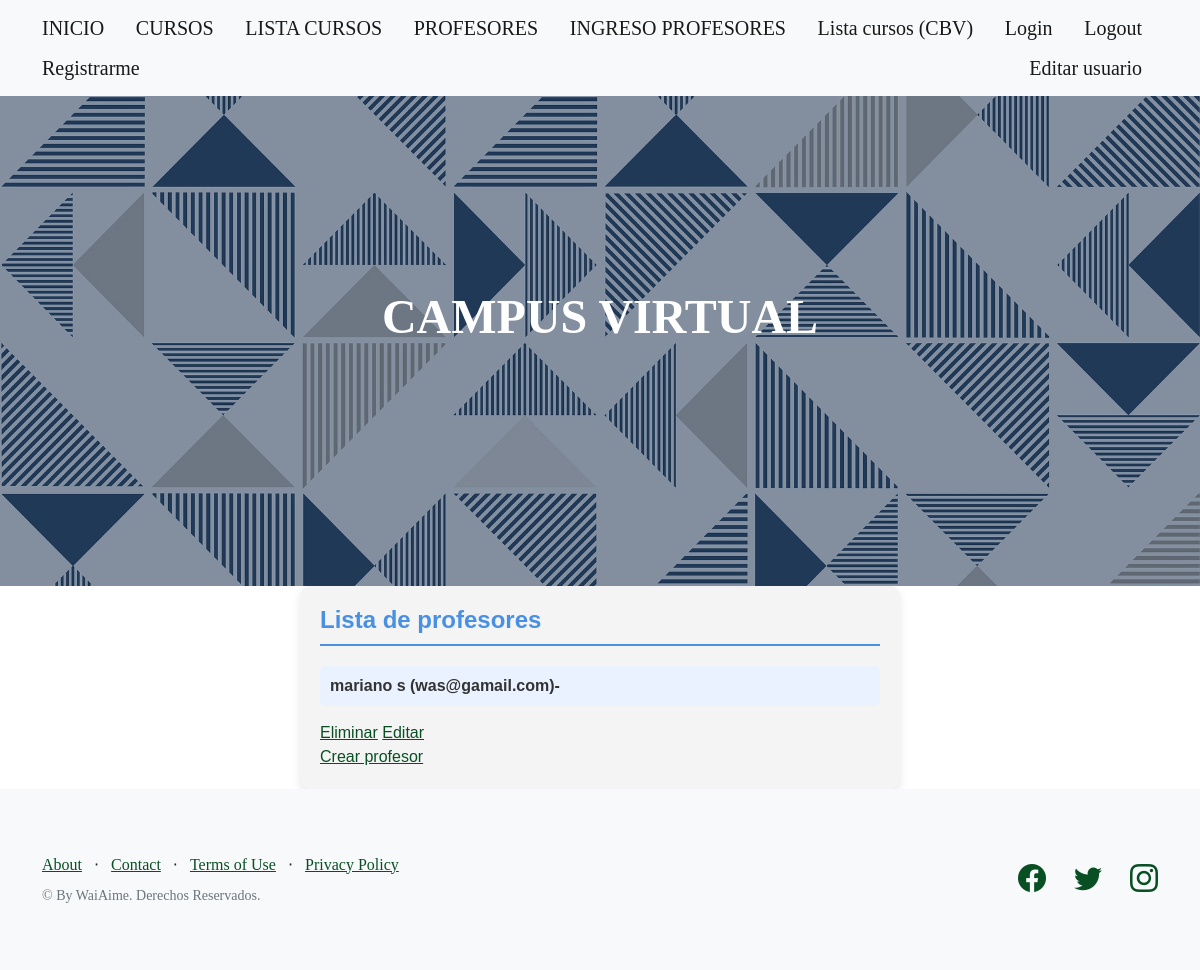
/AppCoder/profesores-lista/, run on an earlier commit of the app's database.
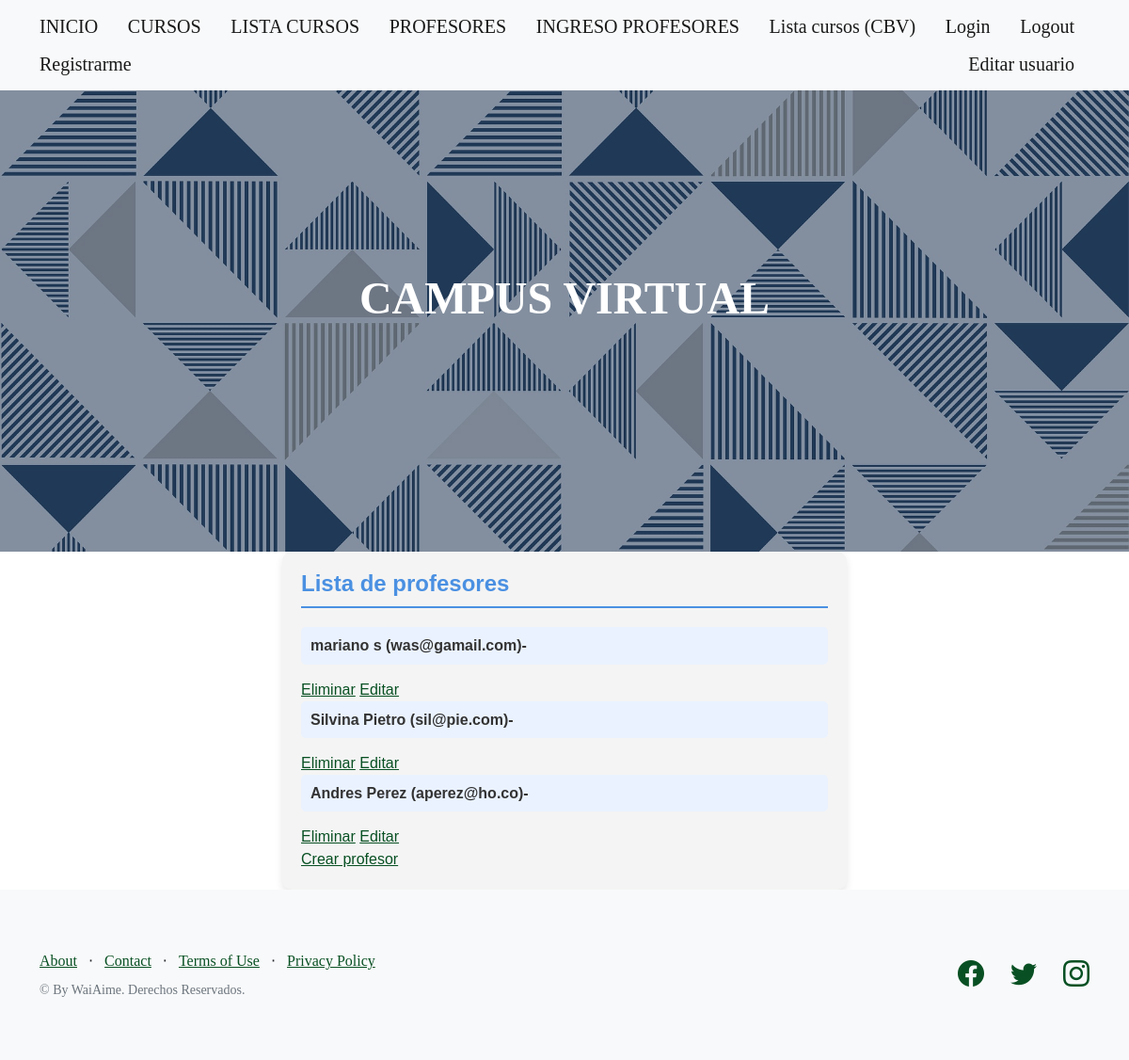
And on a later commit of the database.
### AppCoder/models.py (models this page shows, shortened)
class Profesor(models.Model):
    nombre = models.CharField(max_length=50)
    apellido = models.CharField(max_length=50)
    email = models.EmailField(max_length=50)
    profesion = models.CharField(max_length=50)

### AppCoder/views.py (the view)
# urls.py: path("profesores-lista/", profesores_crud_read_view),
def profesores_crud_read_view(request):
    profesores = Profesor.objects.all()
    return render(request, "AppCoder/profesores_lista.html", {"profesores": profesores})

### AppCoder/templates/AppCoder/profesores_lista.html
{% extends "AppCoder/padre.html" %}
{% block contenidoQueCambia %}
<div style="font-family: Arial, sans-serif; padding: 20px; background-color: #f4f4f4; max-width: 600px; margin: auto; border-radius: 10px; box-shadow: 0 4px 8px rgba(0, 0, 0, 0.1);">
    <h4 style="color: #4a90e2; border-bottom: 2px solid #4a90e2; padding-bottom: 10px;">Lista de profesores</h4>
    <div style="margin-top: 20px;">
    {% for profesor in profesores %}
        <h6 style="color: #333; background-color: #eaf2ff; padding: 10px; border-radius: 5px; margin-bottom: 15px;">{{profesor.nombre}} {{profesor.apellido}} ({{profesor.email}})- {{profesor.catedra}} </h6>
        <a href="/AppCoder/profesores-eliminar/{{profesor.email}}">Eliminar</a>
        <a href="/AppCoder/profesores-editar/{{profesor.email}}">Editar</a>
    {% endfor %}
    </div>
    <a href="/AppCoder/profesores/">Crear profesor</a>
</div>
{% endblock %}

What changed in the data, as far as the page shows it:
added Profesor: nombre "Silvina", apellido "Pietro", email "sil@pie.com"
added Profesor: nombre "Andres", apellido "Perez", email "aperez@ho.co"
